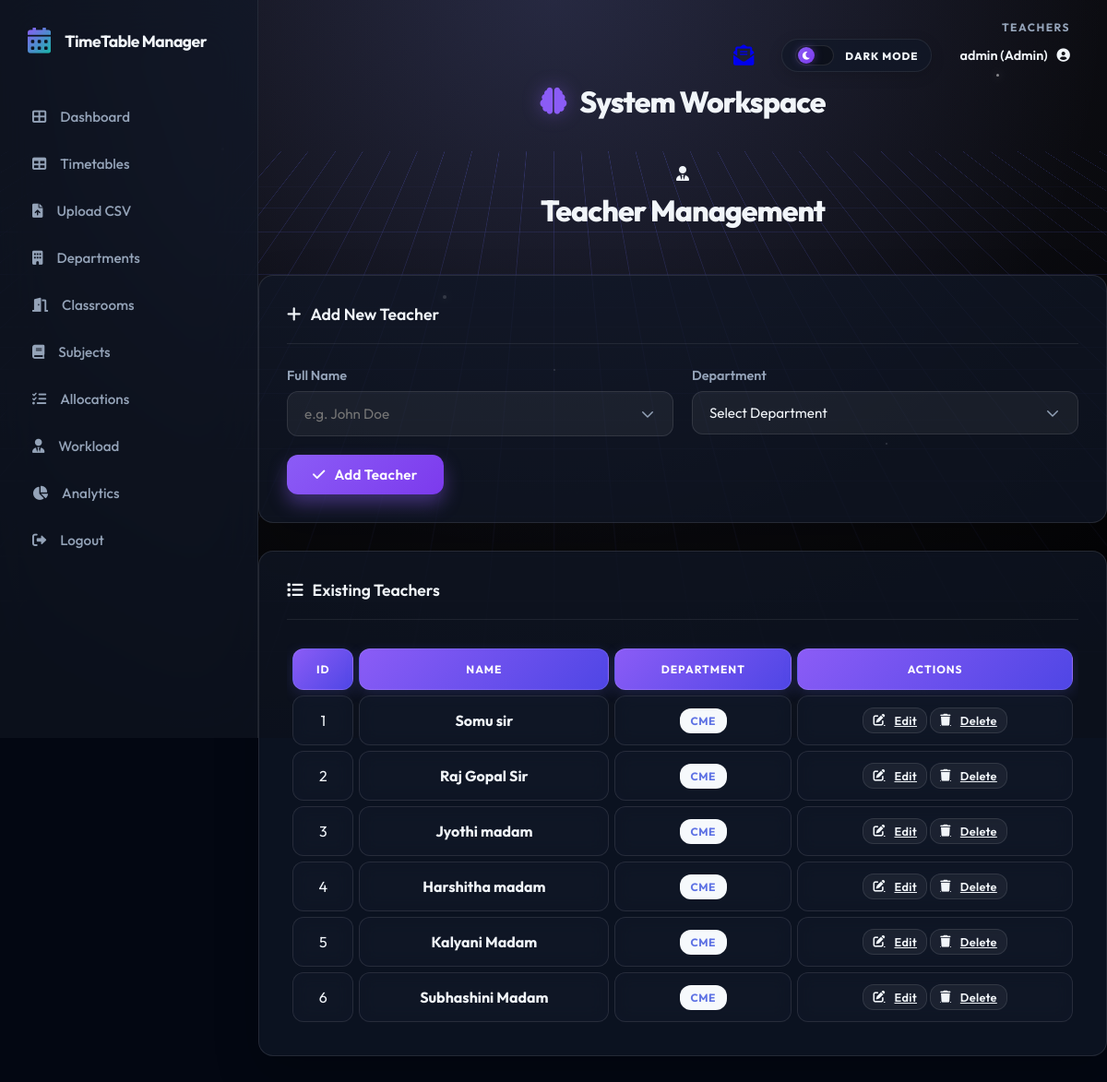
Screenshot of /teachers (signed in) with the database file from the repository.
### models.py (models this page shows)
class User(db.Model, UserMixin):
    id = db.Column(db.Integer, primary_key=True)
    username = db.Column(db.String(80), unique=True, nullable=False)
    password = db.Column(db.String(120), nullable=False)
    email = db.Column(db.String(120), nullable=True)
    role = db.Column(db.String(20), nullable=False, default='student')
    dept_id = db.Column(db.Integer, db.ForeignKey('department.id'), nullable=True)
    teacher_id = db.Column(db.Integer, db.ForeignKey('teacher.id'), nullable=True)
    department = db.relationship('Department', backref='users', lazy=True)
    teacher_profile = db.relationship('Teacher', backref='user_account', uselist=False, lazy=True)

class Teacher(db.Model):
    id = db.Column(db.Integer, primary_key=True)
    name = db.Column(db.String(100), nullable=False)
    email = db.Column(db.String(120), unique=True, nullable=True)
    dept_id = db.Column(db.Integer, db.ForeignKey('department.id'), nullable=True)
    workload_limit = db.Column(db.Integer, default=20)
    allocations = db.relationship('Allocation', backref='teacher', lazy=True, cascade="all, delete-orphan")
    timetable_entries = db.relationship('TimetableEntry', backref='teacher', lazy=True, cascade="all, delete-orphan")

class Department(db.Model):
    id = db.Column(db.Integer, primary_key=True)
    name = db.Column(db.String(100), nullable=False)
    code = db.Column(db.String(10), nullable=False)
    section = db.Column(db.String(10), nullable=True, default='A')
    semester = db.Column(db.String(20), nullable=True, default='Semester 1')
    courses = db.relationship('Course', backref='department', lazy=True, cascade="all, delete-orphan")
    teachers = db.relationship('Teacher', backref='department', lazy=True, cascade="all, delete-orphan")
    timetable_entries = db.relationship('TimetableEntry', backref='department', lazy=True, cascade="all, delete-orphan")

### routes.py (the view, shortened to what this page needs)
@main.route('/teachers', methods=['GET', 'POST'])
@login_required
def teachers():
    teachers = Teacher.query.all()
    depts = Department.query.all()
    return render_template('resources/teachers.html', teachers=teachers, departments=depts)

### app.py (called while the page is built)
@login_manager.user_loader
def load_user(user_id):
    return User.query.get(int(user_id))

@app.context_processor
def inject_unread_count():
    from flask_login import current_user
    from models import Message
    if current_user.is_authenticated:
        count = Message.query.filter_by(recipient_id=current_user.id, is_read=False).count()
        return dict(unread_count=count)
    return dict(unread_count=0)

### templates/resources/teachers.html (shortened to what this page needs)
{% extends 'base.html' %}
{% block content %}
<div class="page-title-section">
    <div class="page-title">
        <i class="fas fa-user-tie"></i>
        <h1>Teacher Management</h1>
    </div>
</div>
{% if current_user.role == 'admin' %}
<div class="card">
    <div class="card-header">
        <h3><i class="fas fa-plus"></i> Add New Teacher</h3>
    </div>
    <form method="POST">
        <div style="display: grid; grid-template-columns: repeat(auto-fit, minmax(250px, 1fr)); gap: 20px;">
            <div class="form-group">
                <label class="form-label">Full Name</label>
                <input type="text" name="name" class="form-control" required placeholder="e.g. John Doe">
            </div>
            <div class="form-group">
                <label class="form-label">Department</label>
                <select name="dept_id" class="form-control" required>
                    <option value="">Select Department</option>
                </select>
            </div>
        </div>
        <button type="submit" class="btn btn-primary">
            <i class="fas fa-check"></i> Add Teacher
        </button>
    </form>
</div>
{% endif %}
<div class="card">
    <div class="card-header">
        <h3><i class="fas fa-list"></i> Existing Teachers</h3>
    </div>
    <div class="timetable-responsive">
        <table class="timetable-table">
            <thead>
                <tr>
                    <th>ID</th>
                    <th>Name</th>
                    <th>Department</th>
                    {% if current_user.role == 'admin' %}<th>Actions</th>{% endif %}
                </tr>
            </thead>
            <tbody>
                {% for teacher in teachers %}
                <tr>
                    <td>{{ teacher.id }}</td>
                    <td><strong>{{ teacher.name }}</strong></td>
                    <td>
                        <span class="badge" style="background: #f6f9fc; color: #5e72e4; font-weight: 700;">
                            {{ teacher.department.name if teacher.department else 'N/A' }}
                        </span>
                    </td>
                    {% if current_user.role == 'admin' %}
                    <td>
                        <a href="{{ url_for('main.edit_teacher', id=teacher.id) }}" class="btn btn-light"
                            style="padding: 5px 10px; font-size: 0.8rem;">
                            <i class="fas fa-edit"></i> Edit
                        </a>
                        <a href="{{ url_for('main.delete_teacher', id=teacher.id) }}" class="btn btn-light text-danger"
                            style="padding: 5px 10px; font-size: 0.8rem;" onclick="return confirm('Are you sure?')">
                            <i class="fas fa-trash"></i> Delete
                        </a>
                    </td>
                    {% endif %}
                </tr>
                {% else %}
                <tr>
                    <td colspan="4" style="text-align: center; color: #8898aa; padding: 40px;">No teachers found.</td>
                </tr>
                {% endfor %}
            </tbody>
        </table>
    </div>
</div>
{% endblock %}

### templates/base.html (shortened to what this page needs)
<!DOCTYPE html>
<html lang="en">
<head>
    <link rel="stylesheet" href="{{ url_for('static', filename='css/style.css') }}">
    <link rel="stylesheet" href="https://cdnjs.cloudflare.com/ajax/libs/font-awesome/6.0.0/css/all.min.css">
</head>
<body>
    <div class="cyber-grid-container">
        <div class="cyber-grid"></div>
        <div class="cyber-glow"></div>
        <div class="floating-particles">
            <i></i><i></i><i></i><i></i><i></i><i></i>
        </div>
    </div>
    {% set is_auth = request.endpoint in ['main.login', 'main.register', 'main.register_student',
    'main.register_teacher'] %}
    <div class="{{ 'app-wrapper' if not is_auth else '' }}">
        {% if not is_auth %}
        <aside class="sidebar" id="appSidebar">
            <div class="sidebar-header">
                <i class="fas fa-calendar-alt"></i>
                <h2>TimeTable Manager</h2>
            </div>
            <ul class="sidebar-nav">
                <li class="nav-item {% if request.endpoint == 'main.dashboard' %}active{% endif %}">
                    <a href="{{ url_for('main.dashboard') }}" class="nav-link">
                        <i class="fas fa-th-large"></i> Dashboard
                    </a>
                </li>
                <li class="nav-item {% if request.endpoint == 'main.timetable' %}active{% endif %}">
                    <a href="{{ url_for('main.timetable') }}" class="nav-link">
                        <i class="fas fa-table"></i> Timetables
                    </a>
                </li>
                {% if current_user.is_authenticated and current_user.role == 'admin' %}
                <li class="nav-item {% if request.endpoint == 'main.upload_csv' %}active{% endif %}">
                    <a href="{{ url_for('main.upload_csv') }}" class="nav-link">
                        <i class="fas fa-file-upload"></i> Upload CSV
                    </a>
                </li>
                {% endif %}
                <li class="nav-item {% if request.endpoint == 'main.departments' %}active{% endif %}">
                    <a href="{{ url_for('main.departments') }}" class="nav-link">
                        <i class="fas fa-building"></i> Departments
                    </a>
                </li>
                <li class="nav-item {% if request.endpoint == 'main.classrooms' %}active{% endif %}">
                    <a href="{{ url_for('main.classrooms') }}" class="nav-link">
                        <i class="fas fa-door-open"></i> Classrooms
                    </a>
                </li>
                <li class="nav-item {% if request.endpoint == 'main.courses' %}active{% endif %}">
                    <a href="{{ url_for('main.courses') }}" class="nav-link">
                        <i class="fas fa-book"></i> Subjects
                    </a>
                </li>
                {% if current_user.is_authenticated and current_user.role == 'admin' %}
                <li class="nav-item {% if request.endpoint == 'main.allocations' %}active{% endif %}">
                    <a href="{{ url_for('main.allocations') }}" class="nav-link">
                        <i class="fas fa-tasks"></i> Allocations
                    </a>
                </li>
                {% endif %}
                <li class="nav-item">
                    <a href="{{ url_for('main.teachers') }}" class="nav-link">
                        <i class="fas fa-user-tie"></i> Workload
                    </a>
                </li>
                <li class="nav-item {% if request.endpoint == 'main.reports' %}active{% endif %}">
                    <a href="{{ url_for('main.reports') }}" class="nav-link">
                        <i class="fas fa-chart-pie"></i> Analytics
                    </a>
                </li>
                {% if current_user.is_authenticated %}
                <li class="nav-item">
                    <a href="{{ url_for('main.logout') }}" class="nav-link">
                        <i class="fas fa-sign-out-alt"></i> Logout
                    </a>
                </li>
                {% else %}
                <li class="nav-item">
                    <a href="{{ url_for('main.login') }}" class="nav-link">
                        <i class="fas fa-sign-in-alt"></i> Login
                    </a>
                </li>
                {% endif %}
            </ul>
        </aside>
        {% endif %}
        <main class="{{ 'main-area' if not is_auth else '' }}">
            {% if not is_auth %}
            <div class="top-header">
                <div class="header-meta-group">
                    <div class="breadcrumb-mini">{{ request.endpoint.split('.')[-1].replace('_', ' ') }}</div>
                    <div class="user-controls">
                        {% if current_user.is_authenticated %}
                        <a href="{{ url_for('main.mailbox') }}" class="icon-btn nav-mailbox-link" title="Mailbox"
                            style="margin-right: 15px; position: relative;">
                            <i class="fas fa-envelope-open-text nav-mailbox-icon"></i>
                        </a>
                        <div class="mode-switcher" id="themeToggle" title="Switch Interface Mode">
                            <div class="mode-track">
                                <div class="mode-thumb">
                                    <i class="fas fa-moon moon-icon"></i>
                                </div>
                            </div>
                            <span class="mode-label">Dark Mode</span>
                        </div>
                        <div class="user-dropdown">
                            <a href="{{ url_for('main.profile') }}" class="user-profile" id="userProfileToggle"
                                style="text-decoration: none; color: inherit; cursor: pointer;">
                                <span>{{ current_user.username }} ({{ current_user.role|capitalize }})</span>
                                <i class="fas fa-user-circle"></i>
                            </a>
                        </div>
                        {% else %}
                        <div class="user-profile">
                            <span>Guest</span>
                            <i class="fas fa-user-circle"></i>
                        </div>
                        {% endif %}
                    </div>
                </div>
            </div>
            <div class="page-title-section">
                <div class="page-title">
                    <h1>
                        {% block icon %}<i class="fas fa-brain"></i>{% endblock %}
                        {% block title %}System Workspace{% endblock %}
                    </h1>
                </div>
            </div>
            {% endif %}
            {% block content %}{% endblock %}
    </div>
</body>
</html>

### rows the page displays
User: username "admin", role "Admin"
Teacher: id "1", name "Somu sir", department "CME"
Teacher: id "2", name "Raj Gopal Sir", department "CME"
Teacher: id "3", name "Jyothi madam", department "CME"
Teacher: id "4", name "Harshitha madam", department "CME"
Teacher: id "5", name "Kalyani Madam", department "CME"
Teacher: id "6", name "Subhashini Madam", department "CME"

### other values shown
{{ request.endpoint.split('.')[-1].replace('_', ' ') }} "TEACHERS"
